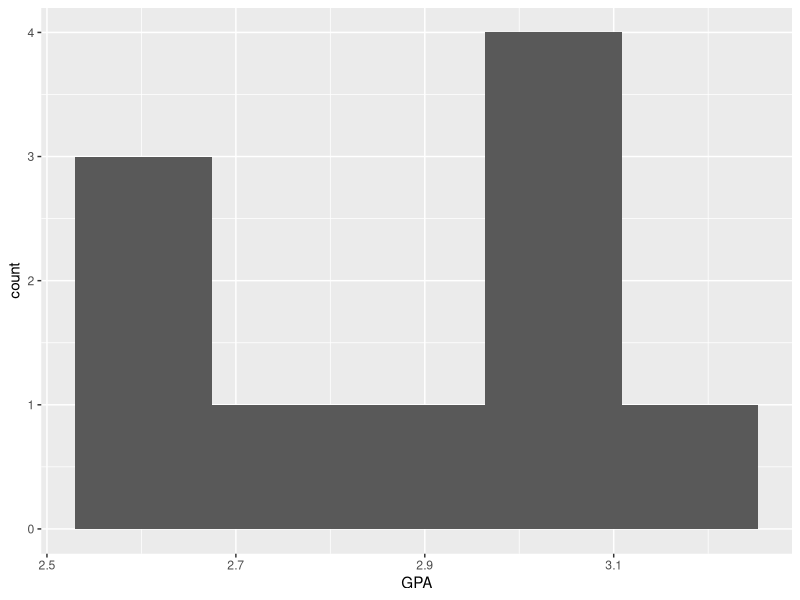
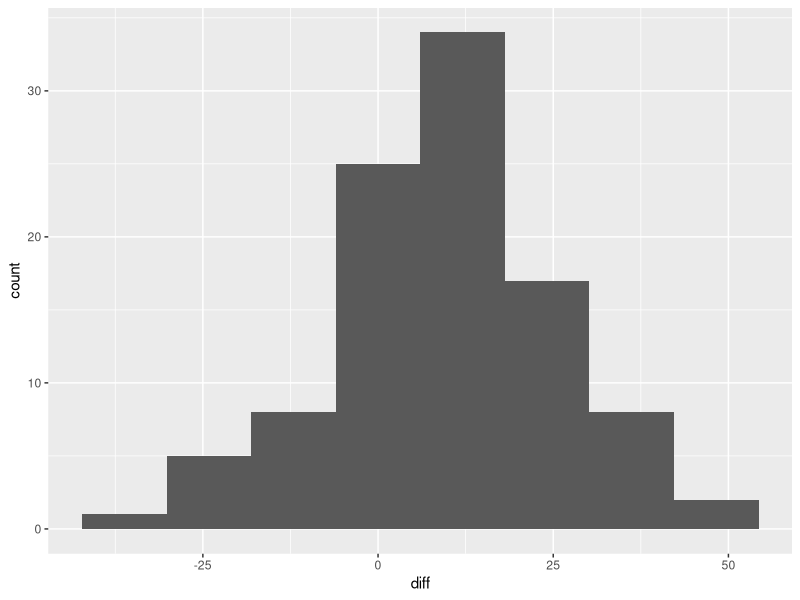

Write R code to recreate these figures, in order.
## ---- chunk 1
knitr::opts_chunk$set(echo = TRUE)
library(ggplot2)
library(dplyr)
## ---- chunk 2
# loading the data from csv file
df <- read.csv("GPA_t.csv")
df

## ---- chunk 3
ggplot(data=df, aes(x=GPA)) +
  geom_histogram(bins = 5)

# Suggested bins based on Sturges' rule: ceiling(log2(n) + 1)
## ---- chunk 4
# hypothesis 
# H_0 : mu = 2.5 vs H_a : mu > 2.5

# Sample mean and standard deviation
xbar <- mean(df$GPA)
s <- sd(df$GPA)

xbar
s

# ---- Test statistic and p-value ----
n <- length(df$GPA)
SE <- s / sqrt(n)
Tstat = (xbar - 2.5) / SE
n
SE
Tstat

## ---- chunk 5

df = n-1

1-pt(Tstat, df)
# or
pt(Tstat, df, lower.tail = FALSE)

## ---- chunk 6
# loading the data from csv file
df <- read.csv("Exam_data.csv")
glimpse(df)

## ---- chunk 7
df_new <- df %>% mutate(diff = midterm_exam - final_exam)
glimpse(df_new)


## ---- chunk 8
ggplot(data=df_new, aes(x=diff)) +
  geom_histogram(bins=8)

# ceiling(log2(100) + 1) # round up of 7.643856 
## ---- chunk 9
# hypothesis 
# H_0 : mu_diff = 0 vs H_a : mu_diff > 0 

# Sample mean and standard deviation
xbar <- mean(df_new$diff)
s <- sd(df_new$diff)

xbar
s

# ---- 3. Test statistic and p-value ----
n <- length(df_new$diff)
SE <- s / sqrt(n)
Tstat = (xbar - 0) / SE  # 0 represents the hypothesized mean difference (H0)
n
SE
Tstat

## ---- chunk 10

df = n-1

1-pt(Tstat, df)
# or
pt(Tstat, df, lower.tail = FALSE)
